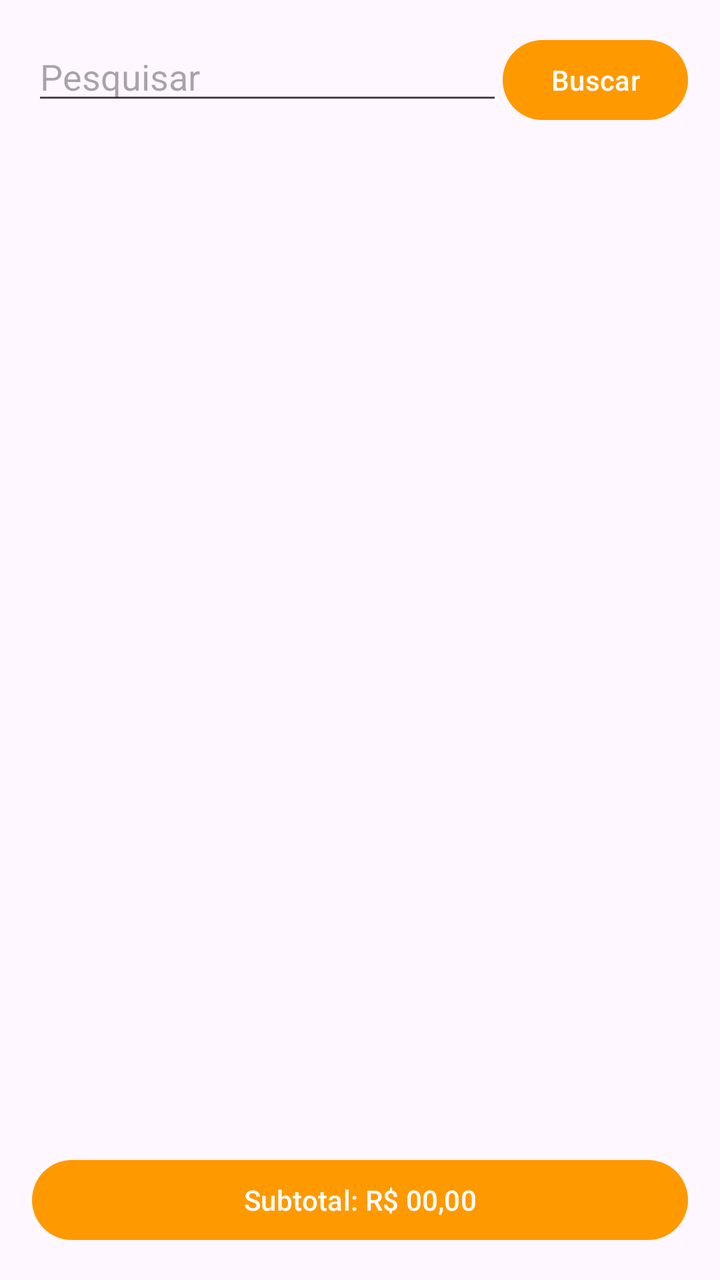
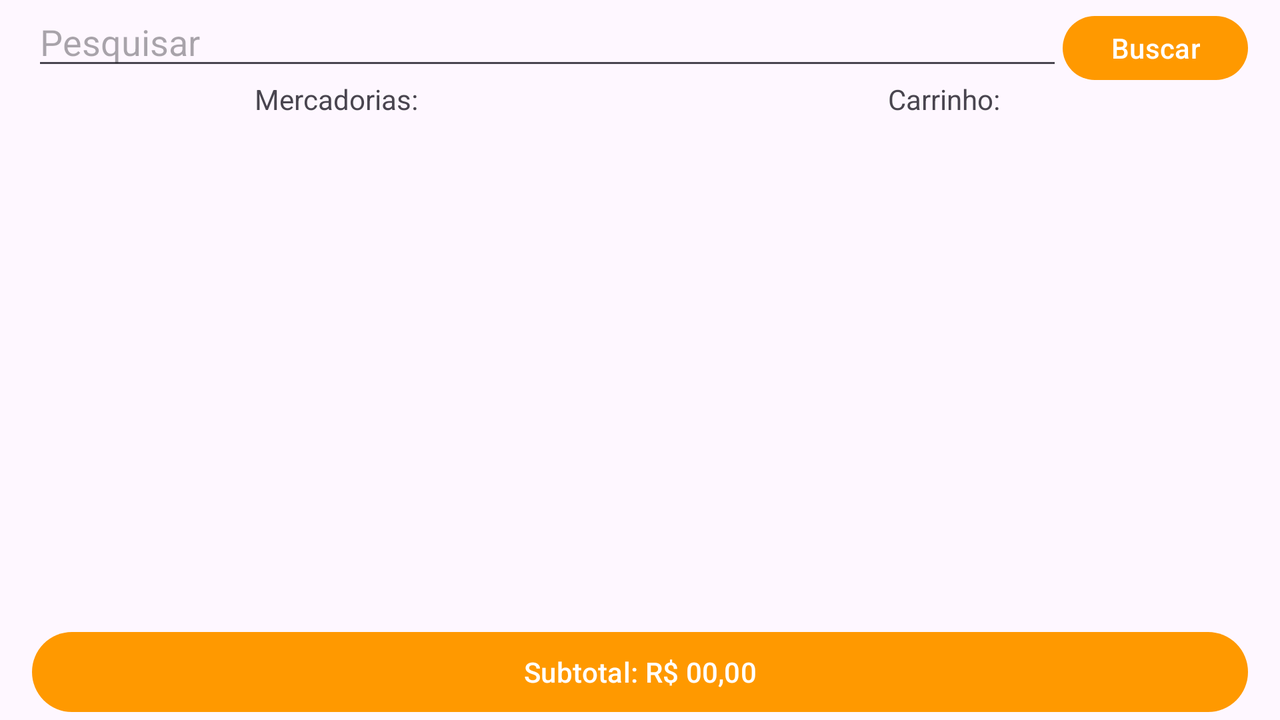

Two renders of one Android screen. The first uses the default layout on a phone; the second uses the alternative layout the repository ships for a different screen configuration, on a matching device. The two XML files are below.
<!-- AndroidManifest.xml: application theme Theme.Pdv -->
<!-- res/layout/fragment_venda.xml -->
<?xml version="1.0" encoding="utf-8"?>
<LinearLayout xmlns:android="http://schemas.android.com/apk/res/android"
    android:layout_width="match_parent"
    android:layout_height="match_parent"
    android:orientation="vertical"
    android:padding="16dp">

    <LinearLayout
        android:id="@+id/areaBusca"
        android:layout_width="match_parent"
        android:layout_height="wrap_content"
        android:orientation="horizontal">

        <EditText
            android:id="@+id/busca"
            android:layout_width="0dp"
            android:layout_height="wrap_content"
            android:layout_weight="1"
            android:hint="Pesquisar"
            android:inputType="text" />

        <Button
            android:id="@+id/buscar"
            android:layout_width="wrap_content"
            android:layout_height="wrap_content"
            android:text="Buscar" />


    </LinearLayout>

    <ProgressBar
        android:id="@+id/progresso"
        android:layout_width="wrap_content"
        android:layout_height="wrap_content"
        android:layout_gravity="center_horizontal"
        android:visibility="gone" />

    <TextView
        android:id="@+id/mensagem"
        android:layout_width="match_parent"
        android:layout_height="wrap_content"
        android:gravity="center"
        android:padding="24dp"
        android:text="Nenhuma mercadoria encontrada"
        android:visibility="gone" />

    <androidx.recyclerview.widget.RecyclerView
        android:id="@+id/lista"
        android:layout_width="match_parent"
        android:layout_height="302dp"
        android:layout_weight="1" />

    <View
        android:id="@+id/divisorCarrinho"
        android:layout_width="match_parent"
        android:layout_height="2dp"
        android:layout_marginTop="8dp"
        android:layout_marginBottom="8dp"
        android:background="?android:attr/listDivider"
        android:visibility="gone" />

    <TextView
        android:id="@+id/carrinhoLabel"
        android:layout_width="match_parent"
        android:layout_height="wrap_content"
        android:text="Expandir carrinho"
        android:visibility="gone"/>

    <androidx.recyclerview.widget.RecyclerView
        android:id="@+id/listaCarrinho"
        android:paddingTop="7dp"
        android:layout_width="match_parent"
        android:layout_height="7dp"
        android:layout_weight="1"
        android:visibility="gone"/>

    <Button
        android:id="@+id/prosseguir"
        android:layout_width="match_parent"
        android:layout_height="wrap_content"
        android:text="Subtotal: R$ 00,00" />
</LinearLayout>
<!-- resources referenced by this layout -->
<resources>
  <style name="Theme.Pdv" parent="Base.Theme.Pdv">
          <item name="windowActionBar">false</item>
          <item name="windowNoTitle">true</item>
      </style>
  <style name="Base.Theme.Pdv" parent="Theme.Material3.DayNight">
          
          <item name="colorPrimary">@color/botao_fundo</item>
  
      </style>
  <color name="botao_fundo">#FF9900</color>
</resources>
<!-- res/layout-land/fragment_venda.xml (the repository's variant of the layout above) -->
<!-- drawn on the phone turned sideways -->
<?xml version="1.0" encoding="utf-8"?>
<LinearLayout xmlns:android="http://schemas.android.com/apk/res/android"
    android:layout_width="match_parent"
    android:layout_height="match_parent"
    android:orientation="vertical"
    android:paddingHorizontal="16dp">

    <LinearLayout
        android:id="@+id/areaBusca"
        android:layout_width="match_parent"
        android:layout_height="40dp"
        android:orientation="horizontal">

        <EditText
            android:id="@+id/busca"
            android:layout_width="0dp"
            android:layout_height="wrap_content"
            android:layout_weight="1"
            android:hint="Pesquisar"
            android:inputType="text" />

        <Button
            android:id="@+id/buscar"
            android:layout_width="wrap_content"
            android:layout_height="wrap_content"
            android:text="Buscar" />
    </LinearLayout>

    <LinearLayout
        android:layout_width="match_parent"
        android:layout_height="wrap_content"
        android:orientation="horizontal">
        <TextView
            android:layout_width="match_parent"
            android:layout_height="wrap_content"
            android:layout_weight="50"
            android:textAlignment="center"
            android:text="Mercadorias:" />
        <TextView
            android:layout_width="match_parent"
            android:layout_height="match_parent"
            android:layout_weight="50"
            android:textAlignment="center"
            android:text="Carrinho:"/>

    </LinearLayout>

    <LinearLayout
        android:layout_width="match_parent"
        android:layout_height="0dp"
        android:layout_weight="1"
        android:orientation="horizontal">

        <ProgressBar
            android:id="@+id/progresso"
            android:layout_width="wrap_content"
            android:layout_height="wrap_content"
            android:layout_gravity="center_horizontal"
            android:visibility="gone" />

        <TextView
            android:id="@+id/mensagem"
            android:layout_width="wrap_content"
            android:layout_height="match_parent"
            android:gravity="center"
            android:padding="24dp"
            android:text="Nenhuma mercadoria encontrada"
            android:visibility="gone" />

        <androidx.recyclerview.widget.RecyclerView
            android:id="@+id/lista"
            android:layout_width="0dp"
            android:layout_height="match_parent"
            android:layout_weight="50" />

        <View
            android:id="@+id/divisorCarrinho"
            android:layout_width="2dp"
            android:layout_height="match_parent"
            android:layout_marginTop="8dp"
            android:layout_marginBottom="8dp"
            android:background="?android:attr/listDivider"
            android:visibility="gone" />

        <androidx.recyclerview.widget.RecyclerView
            android:id="@+id/listaCarrinho"
            android:layout_width="0dp"
            android:layout_height="match_parent"
            android:layout_weight="50"
            android:paddingTop="7dp"
            android:visibility="visible" />
    </LinearLayout>

    <Button
        android:id="@+id/prosseguir"
        android:layout_width="match_parent"
        android:layout_height="wrap_content"
        android:text="Subtotal: R$ 00,00" />


</LinearLayout>
